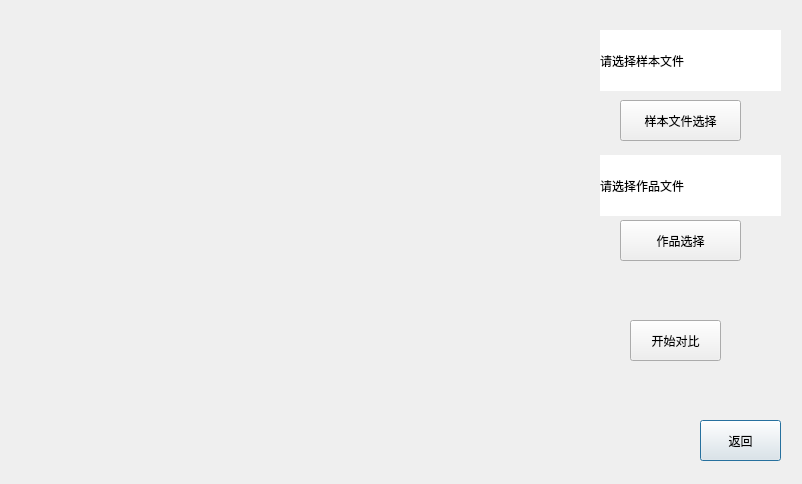
<?xml version="1.0" encoding="UTF-8"?>
<ui version="4.0">
 <class>dialog0</class>
 <widget class="QDialog" name="dialog0">
  <property name="geometry">
   <rect>
    <x>0</x>
    <y>0</y>
    <width>802</width>
    <height>484</height>
   </rect>
  </property>
  <property name="windowTitle">
   <string>Dialog</string>
  </property>
  <widget class="QPushButton" name="pushButton">
   <property name="geometry">
    <rect>
     <x>700</x>
     <y>420</y>
     <width>81</width>
     <height>41</height>
    </rect>
   </property>
   <property name="text">
    <string>返回</string>
   </property>
  </widget>
  <widget class="QCustomPlot" name="customPlot" native="true">
   <property name="geometry">
    <rect>
     <x>50</x>
     <y>40</y>
     <width>541</width>
     <height>391</height>
    </rect>
   </property>
  </widget>
  <widget class="QPushButton" name="pushButton_2">
   <property name="geometry">
    <rect>
     <x>620</x>
     <y>100</y>
     <width>121</width>
     <height>41</height>
    </rect>
   </property>
   <property name="text">
    <string>样本文件选择</string>
   </property>
  </widget>
  <widget class="QPushButton" name="pushButton_3">
   <property name="geometry">
    <rect>
     <x>620</x>
     <y>220</y>
     <width>121</width>
     <height>41</height>
    </rect>
   </property>
   <property name="text">
    <string>作品选择</string>
   </property>
  </widget>
  <widget class="QLabel" name="sampleLabel">
   <property name="geometry">
    <rect>
     <x>600</x>
     <y>30</y>
     <width>181</width>
     <height>61</height>
    </rect>
   </property>
   <property name="styleSheet">
    <string notr="true">background-color: rgb(255, 255, 255);</string>
   </property>
   <property name="text">
    <string>请选择样本文件</string>
   </property>
   <property name="wordWrap">
    <bool>true</bool>
   </property>
  </widget>
  <widget class="QLabel" name="homeworkLabel">
   <property name="geometry">
    <rect>
     <x>600</x>
     <y>155</y>
     <width>181</width>
     <height>61</height>
    </rect>
   </property>
   <property name="styleSheet">
    <string notr="true">background-color: rgb(255, 255, 255);</string>
   </property>
   <property name="text">
    <string>请选择作品文件</string>
   </property>
   <property name="wordWrap">
    <bool>true</bool>
   </property>
  </widget>
  <widget class="QPushButton" name="pushButton_4">
   <property name="geometry">
    <rect>
     <x>630</x>
     <y>320</y>
     <width>91</width>
     <height>41</height>
    </rect>
   </property>
   <property name="text">
    <string>开始对比</string>
   </property>
  </widget>
 </widget>
 <customwidgets>
  <customwidget>
   <class>QCustomPlot</class>
   <extends>QWidget</extends>
   <header location="global">qcustomplot.h</header>
   <container>1</container>
  </customwidget>
 </customwidgets>
 <resources/>
 <connections/>
</ui>
